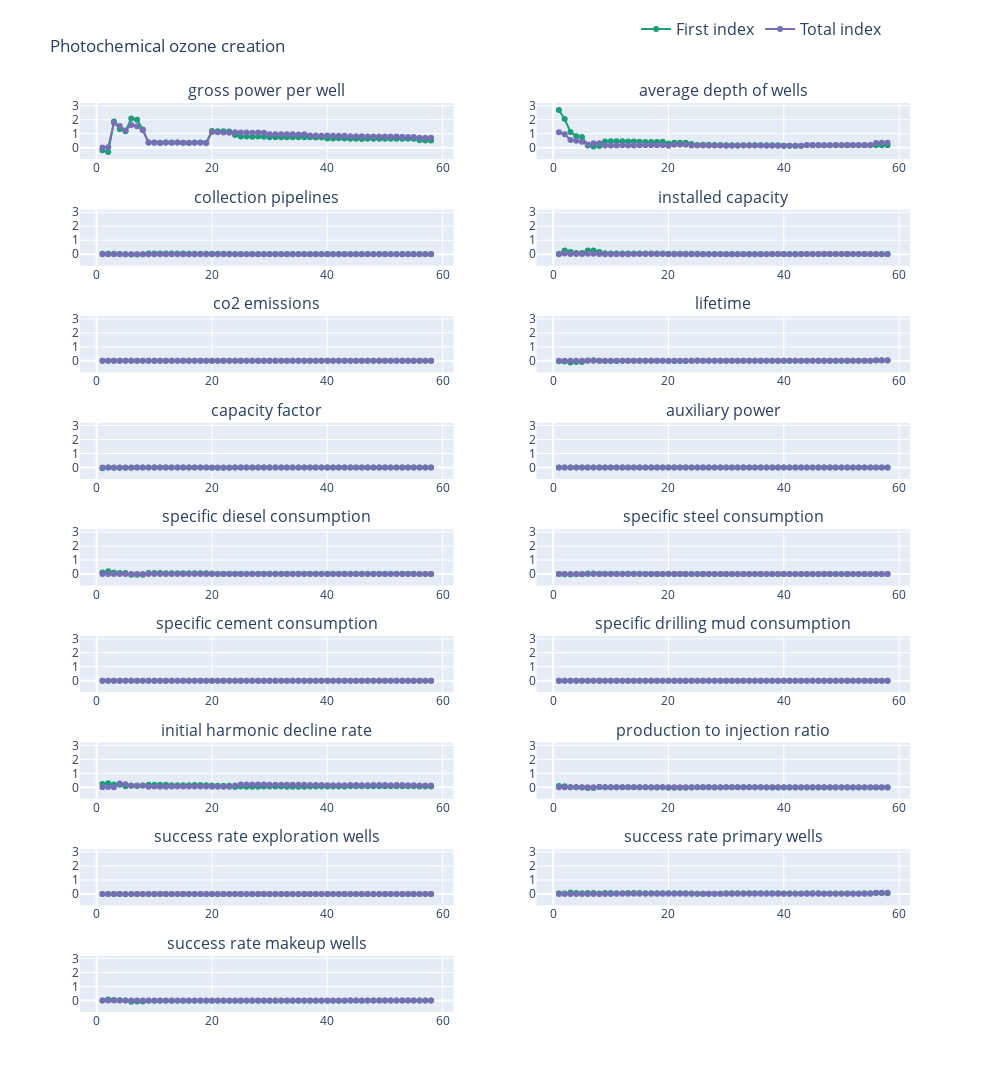

The code cell stored with this chart in its notebook:
### Code cell
cols = 2
rows = int(np.ceil(len(inputs)/cols))

fig = make_subplots(rows=rows, 
                    cols=cols, 
                    start_cell="top-left",
                    subplot_titles=inputs_names
                   )

showleg = True
for i, inp in enumerate(inputs):
    fig.add_trace(go.Scatter(x=Ns, 
                             y=first_d[:, which_method, i],
                             mode='lines+markers',
                             line=go.scatter.Line(color=colors[0]),
                             name = 'First index',
                             showlegend = showleg, 
                             ),
                  row=i//cols+1, 
                  col=i%cols+1, 
                  secondary_y=False,
                  )
     
    fig.add_trace(go.Scatter(x=Ns, 
                             y=total_d[:, which_method, i],
                             mode='lines+markers',
                             line=go.scatter.Line(color=colors[2]),
                             name = 'Total index',
                             showlegend = showleg),
                  row=i//cols+1, 
                  col=i%cols+1, 
                  secondary_y=False)

    showleg = False
    
    
fig.update_layout(width=990,
                  height = 1100, 
                  legend_orientation="h",
                  legend=dict(x=0.67, y=1.1, font_size=16),
                  title = methods_names[which_method].capitalize(),
                 )

max_y = max(max(first_d[:, which_method, :].flatten()), max(total_d[:, which_method, :].flatten()))
min_y = min(min(first_d[:, which_method, :].flatten()), min(total_d[:, which_method, :].flatten()))

fig.update_yaxes(range=[min_y-0.5, max_y+0.5])

fig.show()
